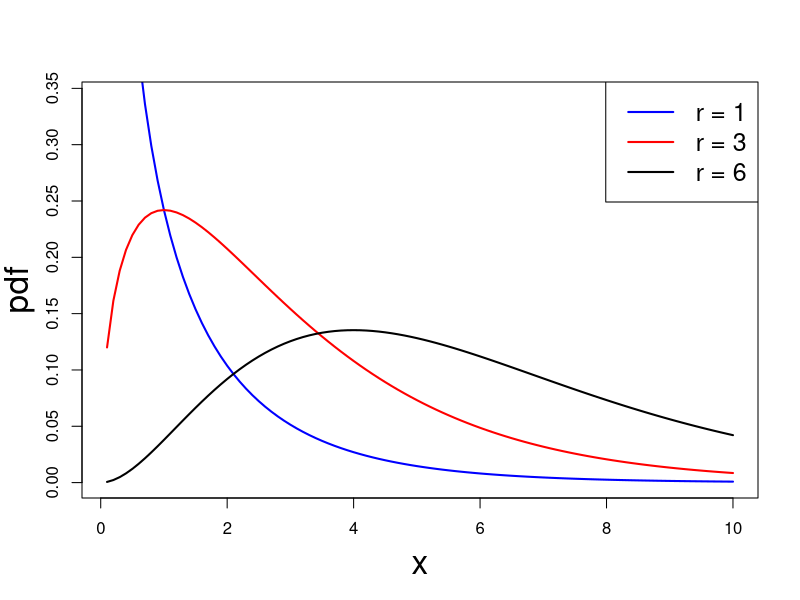

This figure's R source:
## ---- chunk 1
# Set the degrees of freedom
degree1 <- 1
degree2 <- 3
degree3 <- 6

# Generate values for the x-axis
x_values <- seq(0.1, 10, by = 0.1)

# Calculate the probability density function (PDF) values for each x for the 3 distributions
pdf_values1 <- dchisq(x_values, df = degree1)
pdf_values2 <- dchisq(x_values, df = degree2)
pdf_values3 <- dchisq(x_values, df = degree3)


# Plot the gamma PDFs
plot(x_values, 
    pdf_values1, 
    type = "l", 
    col = "blue", lwd = 2,
    xlab = "", 
    ylab = "",
    ylim = c(0, max(pdf_values2, pdf_values3) + 0.1))

lines(x_values, 
      pdf_values2, 
      col = "red", 
      lwd = 2)

lines(x_values, 
      pdf_values3, 
      col = "black", 
      lwd = 2)

mtext("x", side=1, line=3, cex=2)
mtext("pdf", side=2, line=2.5, cex=2)

# Add a legend
legend("topright", legend = c(paste("r =", degree1),
                              paste("r =", degree2),
                              paste("r =", degree3)),
       col = c("blue", "red", "black"), lty = 1, lwd = 2, cex = 1.5)

